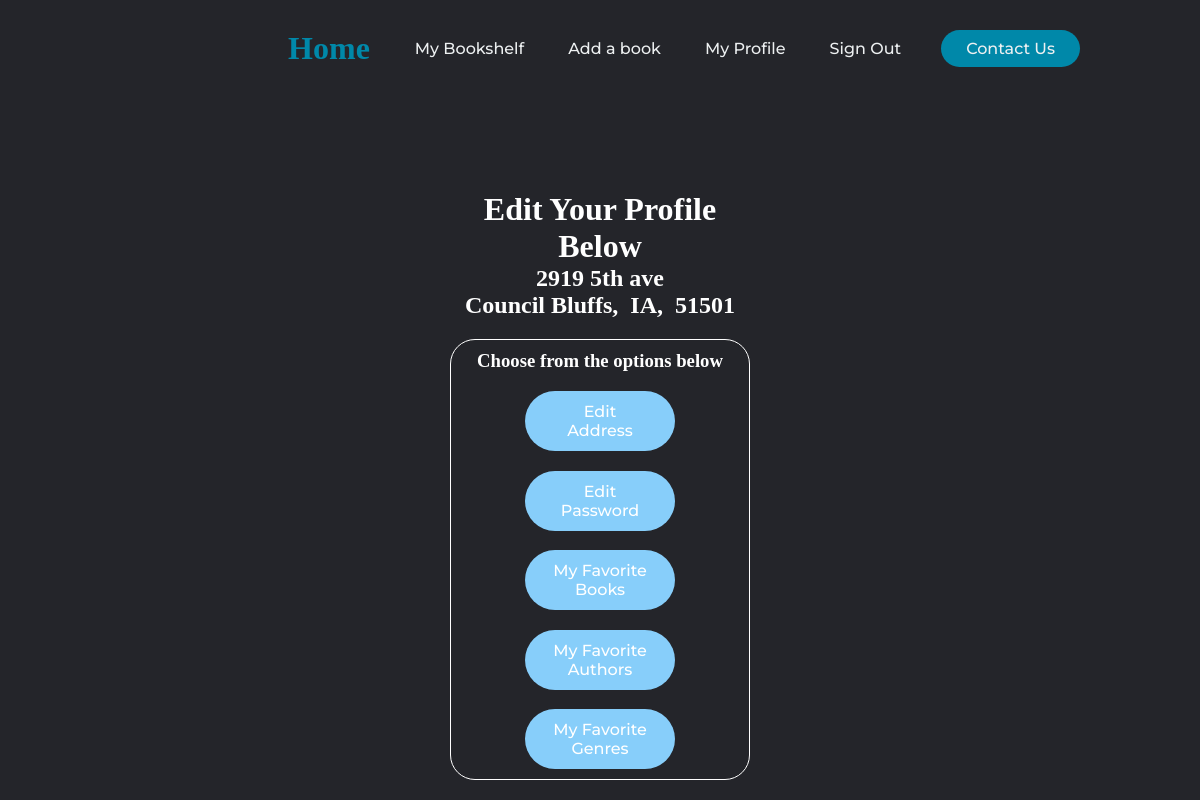
Before: /account/editProfile/ (signed in) with the older database file.
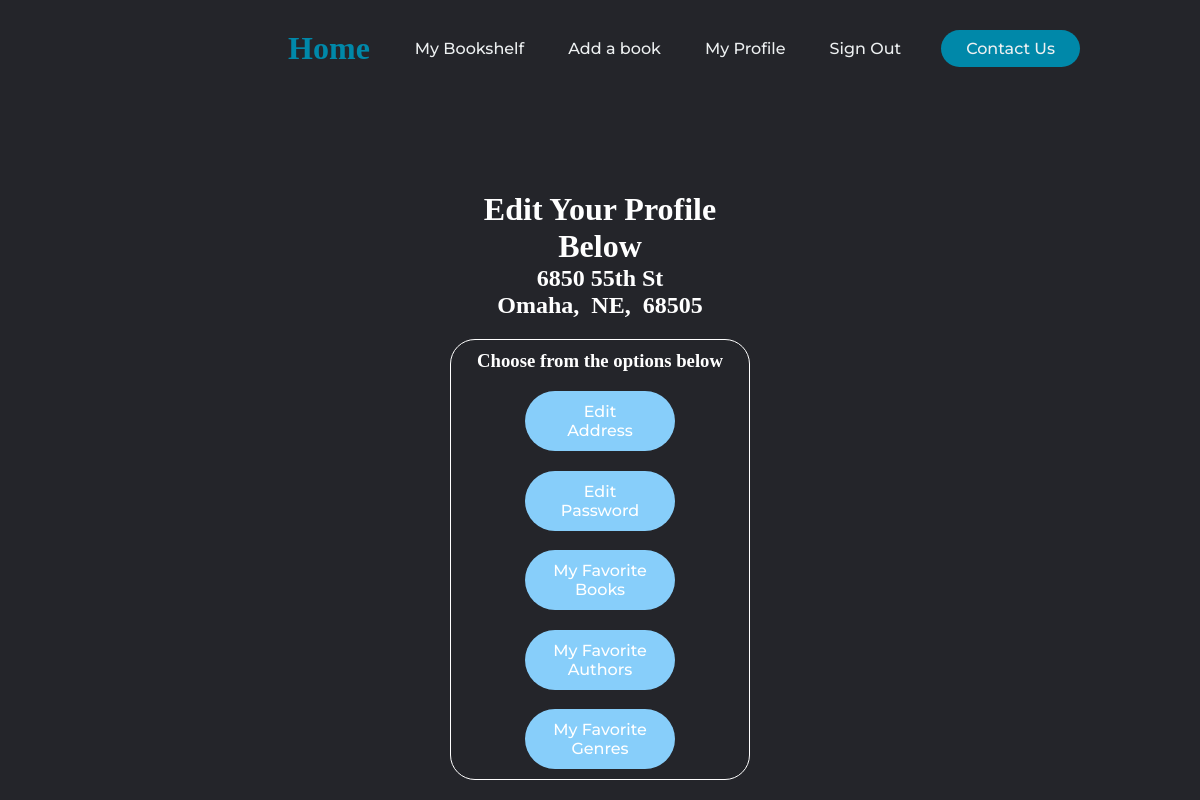
After: the same page with the newer database file.
### accounts/models.py (models this page shows, shortened)
class User (AbstractBaseUser, PermissionsMixin):
    email = models.EmailField (_ ('email address'), unique=True)
    first_name = models.CharField (max_length=20)
    last_name = models.CharField (max_length=20)
    street_num = models.CharField (max_length=20)
    state = models.CharField (max_length=2)
    zipcode = models.CharField(max_length=5, validators=[MinLengthValidator(5)])
    city = models.CharField (max_length=20)
    is_staff = models.BooleanField (default=False)
    is_active = models.BooleanField (default=True)
    date_joined = models.DateTimeField (default=timezone.now)
    favorite_books = models.ManyToManyField (Book, related_name='favorite_books', blank=True)
    favorite_genres = models.ManyToManyField (Genre, related_name='favorite_genres', blank=True)
    favorite_authors = models.ManyToManyField (Author, related_name='favorite_authors', blank=True)
    USERNAME_FIELD = 'email'
    REQUIRED_FIELDS = []
    objects = CustomUserManager ( )

### accounts/views.py (the view)
# urls.py: path('editProfile/', views.editProfile, name='editProfile'),
@login_required
def editProfile(request):
    return render (request, 'profileCustomization/editProfile.html')

### accounts/templates/profileCustomization/editProfile.html (shortened to what this page needs)
{% extends 'accounts/base.html' %}
{% block content %}
    <div class="Banner">
        <h1>Edit Your Profile Below</h1>
        <h2>{{ user.street_num }}</h2>
        <h2>{{ user.city }}, &nbsp;{{ user.state }}, &nbsp;{{ user.zipcode }}</h2>
    </div>
    <div id="options">
        <h3>Choose from the options below</h3>
        <div class="block-display">
            <a href="{% url 'accounts:edit_address' %}">
                <button class="button">Edit Address</button>
            </a>
            <a href="{% url 'accounts:myBookShelf' %}">
                <button class="button">Edit Password</button>
            </a>
            <a href="{% url 'accounts:myBookShelf' %}">
                <button class="button">My Favorite Books</button>
            </a>
            <a href="{% url 'accounts:myBookShelf' %}">
                <button class="button">My Favorite Authors</button>
            </a>
            <a href="{% url 'accounts:myBookShelf' %}">
                <button class="button">My Favorite Genres</button>
            </a>
        </div>
    </div>
{% endblock %}

Changed rows visible on the page:
changed User: street_num "2919 5th ave" → "6850 55th St"; city "Council Bluffs" → "Omaha"; state "IA" → "NE"; zipcode "51501" → "68505"
